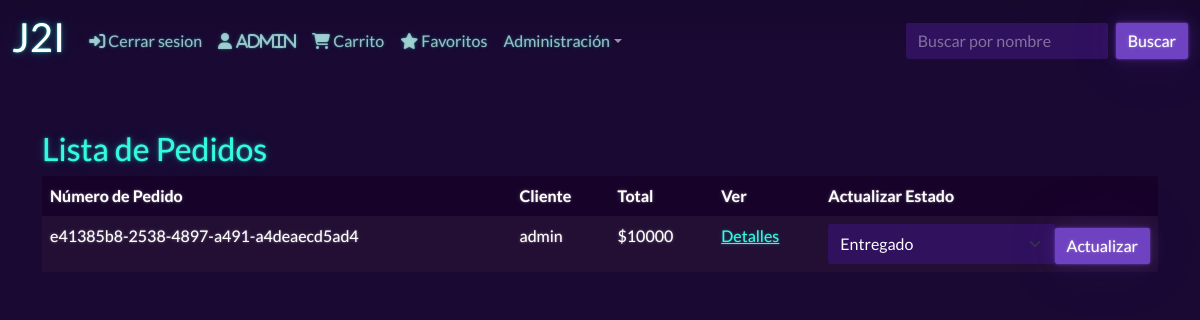
Page /pedidos_adm/ (signed in) on the earlier database version.
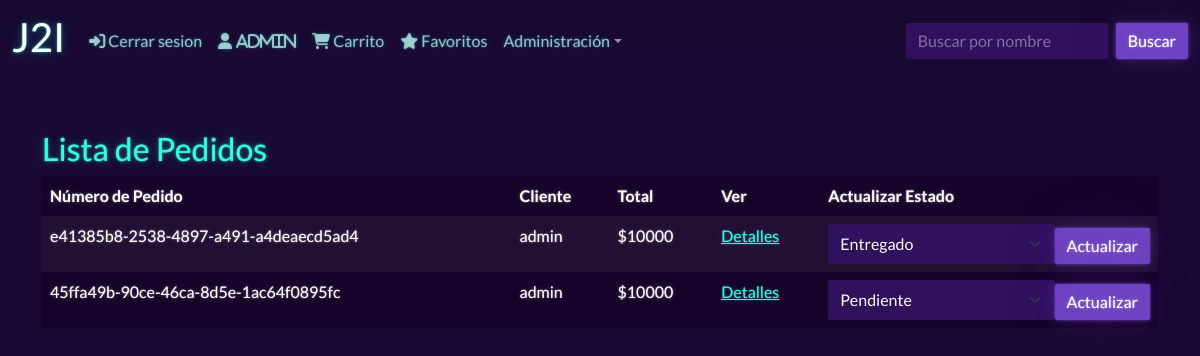
Same page on the later database version.
### app/models.py (models this page shows, shortened)
class Boleta (models.Model):
    ESTADOS_BOLETA = [
        ('pendiente', 'Pendiente'),
        ('enviado', 'Enviado'),
        ('entregado', 'Entregado'),
        ('cancelado', 'Cancelado')
    ]
    id = models.UUIDField(primary_key=True, default=uuid.uuid4, editable=False)
    fechaVenta = models.DateTimeField(auto_now_add=True)
    cliente = models.ForeignKey(User,on_delete=models.CASCADE)
    completada = models.BooleanField(default=False)
    estado = models.CharField(max_length=20, choices=ESTADOS_BOLETA, default='pendiente')
    @property
    def get_total(self):
        detalle = self.detalle_boleta_set.all()
        total = sum([item.producto.valor * item.cantidad_productos for item in detalle])
        return total

class Detalle_boleta (models.Model):
    producto = models.ForeignKey(Producto, on_delete=models.CASCADE)
    boleta = models.ForeignKey(Boleta, on_delete=models.CASCADE)
    cantidad_productos = models.IntegerField(default=0)

class Producto(models.Model):
    id=models.IntegerField( primary_key=True ,default=uuid.uuid4, null=False)
    nombre_p = models.CharField( max_length=50,null=False)
    desc = models.CharField( max_length=500,default = 'Sin descripcion',null=False)
    imagen = models.ImageField("Imagen", upload_to='add_producto', null=True)
    valor = models.IntegerField(null=False)

### app/views.py (the view)
# urls.py: path('pedidos_adm/', pedidos_adm, name='pedidos_adm'),
@permission_required('app,view_detalle_boleta')
def pedidos_adm(request):
    boletas = Boleta.objects.filter(completada=True)
    data = {'boletas': boletas}
    return render(request,"app/pedidos_adm.html",data)

### app/templates/app/pedidos_adm.html (shortened to what this page needs)
{% extends "app/base.html" %}
{% load static %}
{% block contenido %}
<div class="container mt-5 content" id="admin-contenido">
    <h2 class="mt-5 titulo-blanco">Lista de Pedidos</h2>
    <table class="table table-dark table-striped">
        <thead>
            <tr>
                <th class="subtitulo-blanco">Número de Pedido</th>
                <th class="subtitulo-blanco">Cliente</th>
                <th class="subtitulo-blanco">Total</th>
                <th class="subtitulo-blanco">Ver</th>
                <th class="subtitulo-blanco">Actualizar Estado</th>
            </tr>
        </thead>
        <tbody>
            {% for boleta in boletas %}
            <tr>
                <td>{{ boleta.id }}</td>
                <td>{{ boleta.cliente }}</td>
                <td>${{ boleta.get_total }}</td>
                <td><a href="{% url 'detalle_boleta' boleta.id %}">Detalles</a></td>
                <td>
                    <form class= "d-flex" method="POST" action="{% url 'actualizar_estado_boleta' boleta.id %}">
                        <select name="estado" class="form-select">
                            {% for key, value in boleta.ESTADOS_BOLETA %}
                                <option value="{{ key }}" {% if boleta.estado == key %}selected{% endif %}>{{ value }}</option>
                            {% endfor %}
                        </select>
                        <button type="submit" class="btn btn-primary mt-1">Actualizar</button>
                    </form>
                </td>
            </tr>
            {% endfor %}
        </tbody>
    </table>
</div>
{% endblock contenido %}

Differences in the rows shown:
now on this page (row edited): Boleta: id "45ffa49b-90ce-46ca-8d5e-1ac64f0895fc", cliente "admin", get_total "10000", estado "Pendiente"
